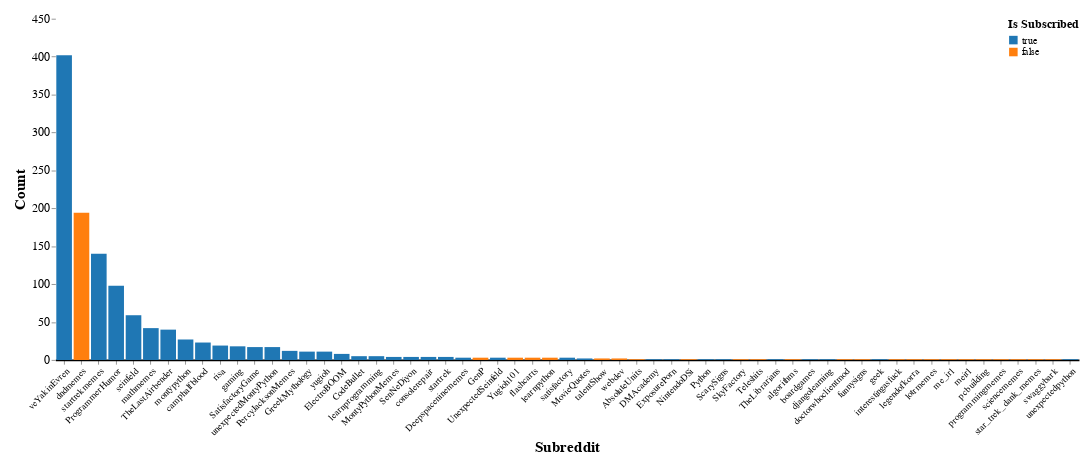

This figure's notebook cell:
### Markdown cell above
### Subs

Count the number of posts that I have voted in each subreddit and visualize them in a bar chart

### Code cell
# Count the appearances of each subreddit (filter out the users)
subreddit_count_df = post_votes_df.copy()[~post_votes_df["SubredditName"].str.contains("u_")].drop(columns=["MyVote", "UpvoteCount", "DownvoteCount", "Flair"])
subreddit_count_df = subreddit_count_df.replace(False, None)
subreddit_count_df["Count"] = 1
subreddit_count_df = subreddit_count_df.groupby("SubredditName").count().reset_index()
subreddit_count_df["IsSubscribed"] = subreddit_count_df["IsSubscribed"].map(lambda x: True if x > 0 else False)
subreddit_count_df["SubredditName"] = subreddit_count_df["SubredditName"].astype(dtype="category")


# Add a slider to it to filter the minimum count
slider1 = alt.binding_range(min=1, max=subreddit_count_df["Count"].max(), step=1, name="Minimum Count")
slider2 = alt.binding_range(min=1, max=subreddit_count_df["Count"].max(), step=1, name="Max Count")
selector1 = alt.selection_point(fields=["minCount"], bind=slider1, name="minCount", value=[{"minCount": 1}])
selector2 = alt.selection_point(fields=["maxCount"], bind=slider2, name="maxCount", value=[{"maxCount": subreddit_count_df["Count"].max()}])
# Create the chart
chart = alt.Chart(subreddit_count_df).mark_bar().encode(
    alt.X("SubredditName:N", sort="-y", title="Subreddit", axis=alt.Axis(labelAngle=-45)),
    alt.Y("Count:Q"),
    tooltip=["Count:Q", "SubredditName:N"],  # Show the count when hovering over the bar
    color = alt.Color(
        "IsSubscribed:N", 
        scale=alt.Scale(domain=[True, False], range=["#1f77b4", "#ff7f0e"]),
        legend=alt.Legend(title="Is Subscribed", labelFontSize=12, titleFontSize=14, offset=0, orient="top-right"),
        ),
).properties(
    width=1200,
    height=400,
).add_params(
    selector1,
    selector2,
).transform_filter(
    (alt.datum.Count >= selector1.minCount) & (alt.datum.Count <= selector2.maxCount)
)

chart = chart.configure(
    padding={"left": 15, "right": 15, "top": 15, "bottom": 15},
    title={"fontSize": 18},
).configure_view(
    stroke=None,
).configure_axisX(
    labelFontSize=11,
    titleFontSize=18,
    grid=False,  # Remove the grid
    domainWidth=2,  # Set the width of the axis line
    domainColor="#000"  # Set the color of the axis line
).configure_axisY(
    labelFontSize=14,
    titleFontSize=18,
    grid=False,  # Remove the grid
    domain=False,  # Remove the axis line
)

chart.save("figures/post_votes/altair_subreddit_counts.html")
chart.save("figures/post_votes/altair_subreddit_counts.png")
chart

### Figure 1 — Vega-Lite specification as saved in the notebook (floating-point values rounded to 4 significant figures)
{"config": {"view": {"continuousWidth": 300, "continuousHeight": 300, "stroke": null}, "axisX": {"domainColor": "#000", "domainWidth": 2, "grid": false, "labelFontSize": 11, "titleFontSize": 18}, "axisY": {"domain": false, "grid": false, "labelFontSize": 14, "titleFontSize": 18}, "padding": {"left": 15, "right": 15, "top": 15, "bottom": 15}, "title": {"fontSize": 18}}, "data": {"name": "data-2a86e3022bce9ea0121aac6f35746776"}, "mark": {"type": "bar"}, "encoding": {"color": {"field": "IsSubscribed", "legend": {"labelFontSize": 12, "offset": 0, "orient": "top-right", "title": "Is Subscribed", "titleFontSize": 14}, "scale": {"domain": [true, false], "range": ["#1f77b4", "#ff7f0e"]}, "type": "nominal"}, "tooltip": [{"field": "Count", "type": "quantitative"}, {"field": "SubredditName", "type": "nominal"}], "x": {"axis": {"labelAngle": -45}, "field": "SubredditName", "sort": "-y", "title": "Subreddit", "type": "nominal"}, "y": {"field": "Count", "type": "quantitative"}}, "height": 400, "params": [{"name": "minCount", "select": {"type": "point", "fields": ["minCount"]}, "bind": {"input": "range", "max": 402.0, "min": 1, "name": "Minimum Count", "step": 1}, "value": [{"minCount": 1}]}, {"name": "maxCount", "select": {"type": "point", "fields": ["maxCount"]}, "bind": {"input": "range", "max": 402.0, "min": 1, "name": "Max Count", "step": 1}, "value": [{"maxCount": 402.0}]}], "transform": [{"filter": "((datum.Count >= minCount.minCount) && (datum.Count <= maxCount.maxCount))"}], "width": 1200, "$schema": "https://vega.github.io/schema/vega-lite/v5.15.1.json", "datasets": {"data-2a86e3022bce9ea0121aac6f35746776": [{"SubredditName": "AbsoluteUnits", "IsSubscribed": false, "Count": 1}, {"SubredditName": "CodeBullet", "IsSubscribed": true, "Count": 5}, {"SubredditName": "DMAcademy", "IsSubscribed": true, "Count": 1}, {"SubredditName": "Deepspaceninememes", "IsSubscribed": true, "Count": 3}, {"SubredditName": "ElectroBOOM", "IsSubscribed": true, "Count": 8}, {"SubredditName": "ExposurePorn", "IsSubscribed": true, "Count": 1}, {"SubredditName": "GenP", "IsSubscribed": false, "Count": 3}, {"SubredditName": "GreekMythology", "IsSubscribed": true, "Count": 11}, {"SubredditName": "MontyPythonMemes", "IsSubscribed": true, "Count": 4}, {"SubredditName": "MovieQuotes", "IsSubscribed": true, "Count": 2}, {"SubredditName": "NintendoDSi", "IsSubscribed": false, "Count": 1}, {"SubredditName": "PercyJacksonMemes", "IsSubscribed": true, "Count": 12}, {"SubredditName": "ProgrammerHumor", "IsSubscribed": true, "Count": 98}, {"SubredditName": "Python", "IsSubscribed": true, "Count": 1}, {"SubredditName": "SatisfactoryGame", "IsSubscribed": true, "Count": 17}, {"SubredditName": "ScarySigns", "IsSubscribed": true, "Count": 1}, {"SubredditName": "SenNeDiyon", "IsSubscribed": true, "Count": 4}, {"SubredditName": "SkyFactory", "IsSubscribed": false, "Count": 1}, {"SubredditName": "Teleshits", "IsSubscribed": false, "Count": 1}, {"SubredditName": "TheLastAirbender", "IsSubscribed": true, "Count": 40}, {"SubredditName": "TheLibrarians", "IsSubscribed": true, "Count": 1}, {"SubredditName": "UnexpectedSeinfeld", "IsSubscribed": true, "Count": 3}, {"SubredditName": "Yugioh101", "IsSubscribed": false, "Count": 3}, {"SubredditName": "algorithms", "IsSubscribed": false, "Count": 1}, {"SubredditName": "boardgames", "IsSubscribed": true, "Count": 1}, {"SubredditName": "camphalfblood", "IsSubscribed": true, "Count": 23}, {"SubredditName": "consolerepair", "IsSubscribed": true, "Count": 4}, {"SubredditName": "djangolearning", "IsSubscribed": true, "Count": 1}, {"SubredditName": "dndmemes", "IsSubscribed": false, "Count": 194}, {"SubredditName": "doctorwhoclientmod", "IsSubscribed": false, "Count": 1}, {"SubredditName": "flashcarts", "IsSubscribed": false, "Count": 3}, {"SubredditName": "funnysigns", "IsSubscribed": false, "Count": 1}, {"SubredditName": "gaming", "IsSubscribed": true, "Count": 18}, {"SubredditName": "geek", "IsSubscribed": true, "Count": 1}, {"SubredditName": "interestingasfuck", "IsSubscribed": false, "Count": 1}, {"SubredditName": "learnprogramming", "IsSubscribed": true, "Count": 5}, {"SubredditName": "learnpython", "IsSubscribed": false, "Count": 3}, {"SubredditName": "legendofkorra", "IsSubscribed": false, "Count": 1}, {"SubredditName": "lotrmemes", "IsSubscribed": false, "Count": 1}, {"SubredditName": "mathmemes", "IsSubscribed": true, "Count": 42}, {"SubredditName": "me_irl", "IsSubscribed": false, "Count": 1}, {"SubredditName": "meirl", "IsSubscribed": false, "Count": 1}, {"SubredditName": "montypython", "IsSubscribed": true, "Count": 27}, {"SubredditName": "pcbuilding", "IsSubscribed": false, "Count": 1}, {"SubredditName": "programmingmemes", "IsSubscribed": false, "Count": 1}, {"SubredditName": "risa", "IsSubscribed": true, "Count": 19}, {"SubredditName": "satisfactory", "IsSubscribed": true, "Count": 3}, {"SubredditName": "sciencememes", "IsSubscribed": false, "Count": 1}, {"SubredditName": "seinfeld", "IsSubscribed": true, "Count": 59}, {"SubredditName": "star_trek_dank_memes", "IsSubscribed": false, "Count": 1}, {"SubredditName": "startrek", "IsSubscribed": true, "Count": 4}, {"SubredditName": "startrekmemes", "IsSubscribed": true, "Count": 140}, {"SubredditName": "swaggybark", "IsSubscribed": false, "Count": 1}, {"SubredditName": "talentShow", "IsSubscribed": false, "Count": 2}, {"SubredditName": "unexpectedMontyPython", "IsSubscribed": true, "Count": 17}, {"SubredditName": "unexpectedpython", "IsSubscribed": true, "Count": 1}, {"SubredditName": "veYakinEvren", "IsSubscribed": true, "Count": 402}, {"SubredditName": "webdev", "IsSubscribed": false, "Count": 2}, {"SubredditName": "yugioh", "IsSubscribed": true, "Count": 11}]}}
